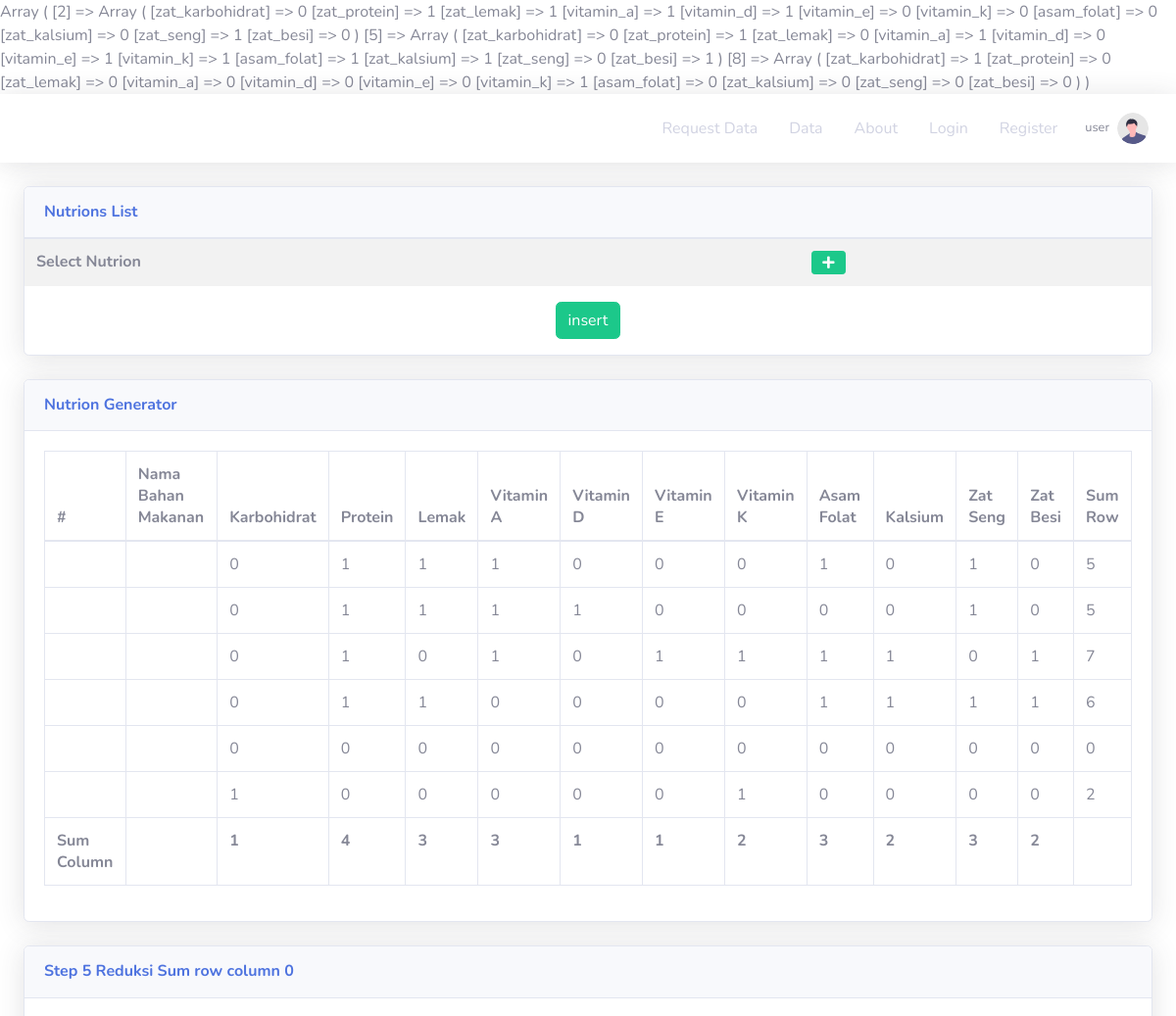
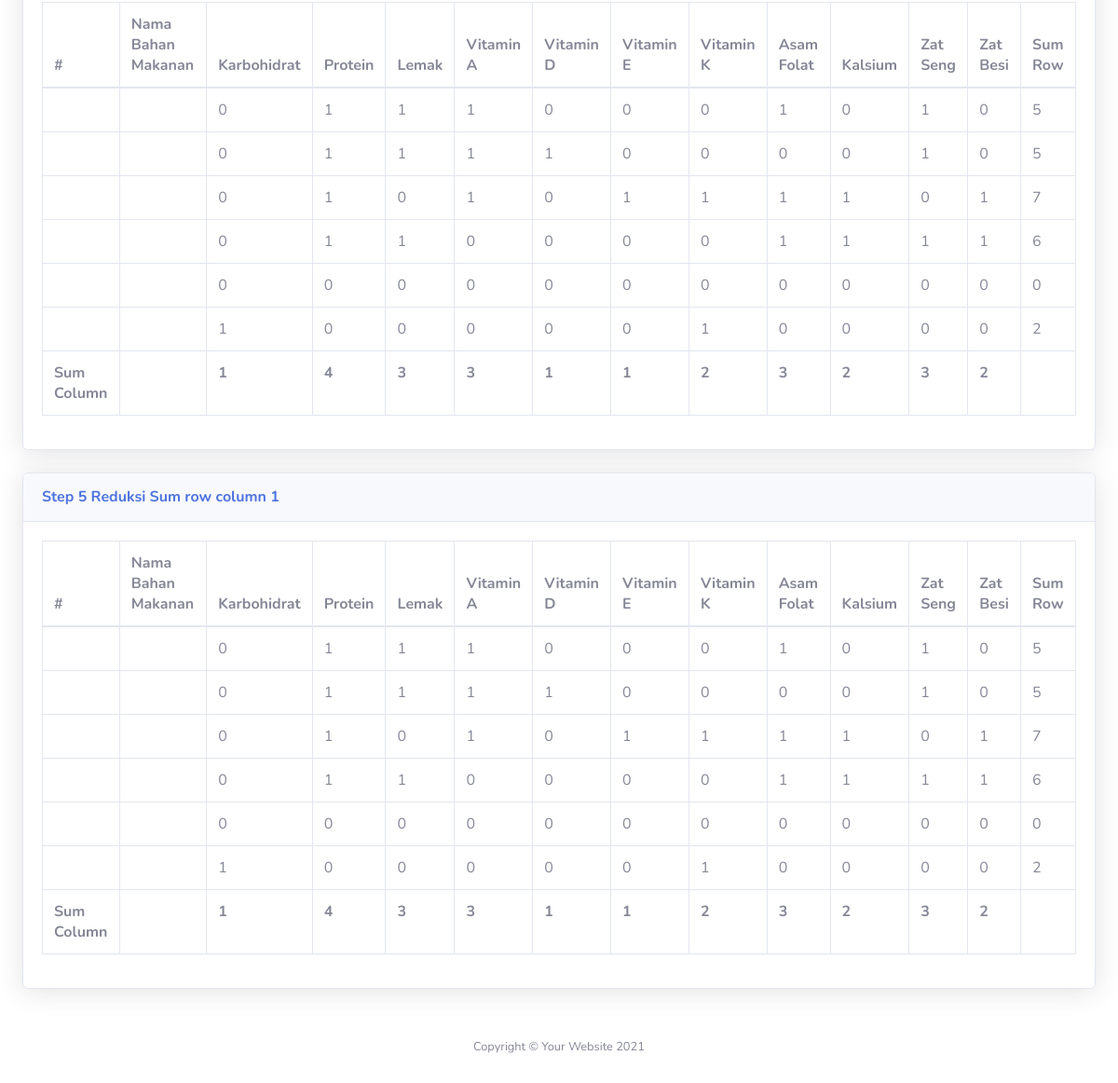
Screenshot of /index.php/frontend/home with the database file from the repository (2 pictures, top to bottom).
### tables this page shows
CREATE TABLE `tb_history`  (
  `id` int NOT NULL AUTO_INCREMENT,
  `id_gizi` int NOT NULL,
  `id_user` int NOT NULL,
  PRIMARY KEY (`id`) USING BTREE,
  INDEX `id_gizi`(`id_gizi`) USING BTREE,
  INDEX `id_user`(`id_user`) USING BTREE,
  CONSTRAINT `tb_history_ibfk_1` FOREIGN KEY (`id_gizi`) REFERENCES `tb_gizi` (`id_gizi`) ON DELETE RESTRICT ON UPDATE RESTRICT,
  CONSTRAINT `tb_history_ibfk_2` FOREIGN KEY (`id_user`) REFERENCES `tb_user` (`id_user`) ON DELETE RESTRICT ON UPDATE RESTRICT
);

CREATE TABLE `tb_gizi`  (
  `id_gizi` int NOT NULL AUTO_INCREMENT,
  `name` varchar(128) NOT NULL,
  `zat_karbohidrat` tinyint(1) NOT NULL,
  `zat_protein` tinyint(1) NOT NULL,
  `zat_lemak` tinyint(1) NOT NULL,
  `vitamin_a` tinyint(1) NOT NULL,
  `vitamin_d` tinyint(1) NOT NULL,
  `vitamin_e` tinyint(1) NOT NULL,
  `vitamin_k` tinyint(1) NOT NULL,
  `asam_folat` tinyint(1) NOT NULL,
  `zat_kalsium` tinyint(1) NOT NULL,
  `zat_seng` tinyint(1) NOT NULL,
  `zat_besi` tinyint(1) NOT NULL,
  `date_created` date NOT NULL,
  `jumlah_takaran` varchar(50) NULL DEFAULT NULL,
  `id_user` int NULL DEFAULT NULL,
  `foto_bahan_makanan` varchar(255) NULL DEFAULT NULL,
  `lampiran` varchar(255) NULL DEFAULT NULL,
  `is_active` int NULL DEFAULT NULL,
  PRIMARY KEY (`id_gizi`) USING BTREE,
  INDEX `id_takaran`(`jumlah_takaran`) USING BTREE,
  INDEX `tb_gizi_ibfk_1`(`id_user`) USING BTREE,
  CONSTRAINT `tb_gizi_ibfk_1` FOREIGN KEY (`id_user`) REFERENCES `tb_user` (`id_user`) ON DELETE RESTRICT ON UPDATE RESTRICT
);

### application/views/frontend/home/index.php (the view, shortened to what the rows shown need)
<div class="container-fluid">
    <div class="card shadow mb-4">
        <form method="post" id="insert_form">
            <table class="table table-striped table-layout" id="item_table">
                <tr>
                    <th>Select Nutrion</th>
                    <th><button type="button" name="add" class="btn btn-success btn-sm add"><span class="fas fa-fw fa-plus"></span></button></th>
                </tr>
            </table>
        </form>
    </div>
    <div class="card shadow mb-4">
        <div class="card-body">
            <div class="table-responsive">
                <table class="table table-bordered" id="dataTable" width="100%" cellspacing="0">
                    <thead>
                        <tr>
                            <th>#</th>
                            <th>Nama Bahan Makanan</th>
                            <th>Karbohidrat</th>
                            <th>Protein</th>
                            <th>Lemak</th>
                            <th>Vitamin A</th>
                            <th>Vitamin D</th>
                            <th>Vitamin E</th>
                            <th>Vitamin K</th>
                            <th>Asam Folat</th>
                            <th>Kalsium</th>
                            <th>Zat Seng</th>
                            <th>Zat Besi</th>
                            <th>Sum Row</th>
                        </tr>
                    </thead>
                    <tfoot>
                        <?php
                        foreach ($nutrionMatrixSum as $g) { ?>
                            <tr>
                                <th>Sum Column</th>
                                <th></th>
                                <th><?php echo $g['total_zat_karbohidrat']; ?></th>
                                <th><?php echo $g['total_zat_protein']; ?></th>
                                <th><?php echo $g['total_zat_lemak']; ?></th>
                                <th><?php echo $g['total_vitamin_a']; ?></th>
                                <th><?php echo $g['total_vitamin_d']; ?></th>
                                <th><?php echo $g['total_vitamin_e']; ?></th>
                                <th><?php echo $g['total_vitamin_k']; ?></th>
                                <th><?php echo $g['total_asam_folat']; ?></th>
                                <th><?php echo $g['total_zat_kalsium']; ?></th>
                                <th><?php echo $g['total_zat_seng']; ?></th>
                                <th><?php echo $g['total_zat_besi']; ?></th>
                                <th></th>
                            </tr>
                        <?php } ?>
                    </tfoot>
                    <tbody>
                        <?php
                        foreach ($gizi as $g) { ?>
                            <tr class="data">
                                <th><?php echo $g['id_gizi']; ?></th>
                                <td><?php echo  $g['name']; ?></td>
                                <td><?php echo  $g['zat_karbohidrat']; ?></td>
                                <td><?php echo  $g['zat_protein']; ?></td>
                                <td><?php echo  $g['zat_lemak']; ?></td>
                                <td><?php echo  $g['vitamin_a']; ?></td>
                                <td><?php echo  $g['vitamin_d']; ?></td>
                                <td><?php echo  $g['vitamin_e']; ?></td>
                                <td><?php echo  $g['vitamin_k']; ?></td>
                                <td><?php echo  $g['asam_folat']; ?></td>
                                <td><?php echo  $g['zat_kalsium']; ?></td>
                                <td><?php echo  $g['zat_seng']; ?></td>
                                <td><?php echo $g['zat_besi']; ?></td>
                                <td><?php echo $total_sum =
                                        $g['zat_karbohidrat'] +
                                        $g['zat_protein'] +
                                        $g['zat_lemak'] +
                                        $g['vitamin_a'] +
                                        $g['vitamin_d'] +
                                        $g['vitamin_e'] +
                                        $g['vitamin_k'] +
                                        $g['asam_folat'] +
                                        $g['zat_kalsium'] +
                                        $g['zat_seng'] +
                                        $g['zat_besi']; ?></td>
                            </tr>
                        <?php } ?>
                    </tbody>
                </table>
            </div>
        </div>
    </div>
    <div class="card shadow mb-4">
        <div class="card-body">
            <div class="table-responsive">
                <table class="table table-bordered" id="dataTable" width="100%" cellspacing="0">
                    <thead>
                        <tr>
                            <th>#</th>
                            <th>Nama Bahan Makanan</th>
                            <th class="karboh">Karbohidrat</th>
                            <th>Protein</th>
                            <th>Lemak</th>
                            <th>Vitamin A</th>
                            <th>Vitamin D</th>
                            <th>Vitamin E</th>
                            <th>Vitamin K</th>
                            <th>Asam Folat</th>
                            <th>Kalsium</th>
                            <th>Zat Seng</th>
                            <th>Zat Besi</th>
                            <th>Sum Row</th>
                        </tr>
                    </thead>
                    <tfoot>
                        <?php
                        foreach ($nutrionMatrixSum as $g) { ?>
                            <tr>
                                <th>Sum Column</th>
                                <th></th>
                                <th><?php echo $g['total_zat_karbohidrat']; ?></th>
                                <th><?php echo $g['total_zat_protein']; ?></th>
                                <th><?php echo $g['total_zat_lemak']; ?></th>
                                <th><?php echo $g['total_vitamin_a']; ?></th>
                                <th><?php echo $g['total_vitamin_d']; ?></th>
                                <th><?php echo $g['total_vitamin_e']; ?></th>
                                <th><?php echo $g['total_vitamin_k']; ?></th>
                                <th><?php echo $g['total_asam_folat']; ?></th>
                                <th><?php echo $g['total_zat_kalsium']; ?></th>
                                <th><?php echo $g['total_zat_seng']; ?></th>
                                <th><?php echo $g['total_zat_besi']; ?></th>
                                <th></th>
                            </tr>
                        <?php } ?>
                    </tfoot>
                    <tbody>
                        <?php
                        foreach ($gizi as $g) { ?>
                            <tr class="data">
                                <td><?php echo $g['id_gizi']; ?></td>
                                <td><?php echo  $g['name']; ?></td>
                                <td><?php echo  $g['zat_karbohidrat']; ?></td>
                                <td><?php echo  $g['zat_protein']; ?></td>
                                <td><?php echo  $g['zat_lemak']; ?></td>
                                <td><?php echo  $g['vitamin_a']; ?></td>
                                <td><?php echo  $g['vitamin_d']; ?></td>
                                <td><?php echo  $g['vitamin_e']; ?></td>
                                <td><?php echo  $g['vitamin_k']; ?></td>
                                <td><?php echo  $g['asam_folat']; ?></td>
                                <td><?php echo  $g['zat_kalsium']; ?></td>
                                <td><?php echo  $g['zat_seng']; ?></td>
                                <td><?php echo $g['zat_besi']; ?></td>
                                <td><?php echo $total_sum =
                                        $g['zat_karbohidrat'] +
                                        $g['zat_protein'] +
                                        $g['zat_lemak'] +
                                        $g['vitamin_a'] +
                                        $g['vitamin_d'] +
                                        $g['vitamin_e'] +
                                        $g['vitamin_k'] +
                                        $g['asam_folat'] +
                                        $g['zat_kalsium'] +
                                        $g['zat_seng'] +
                                        $g['zat_besi']; ?></td>
                            </tr>
                        <?php } ?>
                    </tbody>
                </table>
            </div>
        </div>
    </div>
    <div class="card shadow mb-4">
        <div class="card-body">
            <div class="table-responsive">
                <table class="table table-bordered" id="dataTable" width="100%" cellspacing="0">
                    <thead>
                        <tr>
                            <th>#</th>
                            <th>Nama Bahan Makanan</th>
                            <th class="karboh">Karbohidrat</th>
                            <th>Protein</th>
                            <th>Lemak</th>
                            <th>Vitamin A</th>
                            <th>Vitamin D</th>
                            <th>Vitamin E</th>
                            <th>Vitamin K</th>
                            <th>Asam Folat</th>
                            <th>Kalsium</th>
                            <th>Zat Seng</th>
                            <th>Zat Besi</th>
                            <th>Sum Row</th>
                        </tr>
                    </thead>
                    <tfoot>
                        <?php
                        foreach ($nutrionMatrixSum as $g) { ?>
                            <tr>
                                <th>Sum Column</th>
                                <th></th>
                                <th><?php echo $g['total_zat_karbohidrat']; ?></th>
                                <th><?php echo $g['total_zat_protein']; ?></th>
                                <th><?php echo $g['total_zat_lemak']; ?></th>
                                <th><?php echo $g['total_vitamin_a']; ?></th>
                                <th><?php echo $g['total_vitamin_d']; ?></th>
                                <th><?php echo $g['total_vitamin_e']; ?></th>
                                <th><?php echo $g['total_vitamin_k']; ?></th>
                                <th><?php echo $g['total_asam_folat']; ?></th>
                                <th><?php echo $g['total_zat_kalsium']; ?></th>
                                <th><?php echo $g['total_zat_seng']; ?></th>
                                <th><?php echo $g['total_zat_besi']; ?></th>
                                <th></th>
                            </tr>
                        <?php } ?>
                    </tfoot>
                    <tbody>
                        <?php
                        foreach ($gizi as $g) { ?>
                            <tr class="data">
                                <td><?php echo $g['id_gizi']; ?></td>
                                <td><?php echo  $g['name']; ?></td>
                                <td><?php echo  $g['zat_karbohidrat']; ?></td>
                                <td><?php echo  $g['zat_protein']; ?></td>
                                <td><?php echo  $g['zat_lemak']; ?></td>
                                <td><?php echo  $g['vitamin_a']; ?></td>
                                <td><?php echo  $g['vitamin_d']; ?></td>
                                <td><?php echo  $g['vitamin_e']; ?></td>
                                <td><?php echo  $g['vitamin_k']; ?></td>
                                <td><?php echo  $g['asam_folat']; ?></td>
                                <td><?php echo  $g['zat_kalsium']; ?></td>
                                <td><?php echo  $g['zat_seng']; ?></td>
                                <td><?php echo $g['zat_besi']; ?></td>
                                <td><?php echo $total_sum =
                                        $g['zat_karbohidrat'] +
                                        $g['zat_protein'] +
                                        $g['zat_lemak'] +
                                        $g['vitamin_a'] +
                                        $g['vitamin_d'] +
                                        $g['vitamin_e'] +
                                        $g['vitamin_k'] +
                                        $g['asam_folat'] +
                                        $g['zat_kalsium'] +
                                        $g['zat_seng'] +
                                        $g['zat_besi']; ?></td>
                            </tr>
                        <?php } ?>
                    </tbody>
                </table>
            </div>
        </div>
    </div>

### rows the page displays
tb_history: total_zat_karbohidrat "1", total_zat_protein "4", total_zat_lemak "3", total_vitamin_a "3", total_vitamin_d "1", total_vitamin_e "1", total_vitamin_k "2", total_asam_folat "3", total_zat_kalsium "2", total_zat_seng "3", total_zat_besi "2", id_gizi.zat_karbohidrat "0", id_gizi.zat_protein "1", id_gizi.zat_lemak "1", id_gizi.vitamin_a "1", id_gizi.vitamin_d "0", id_gizi.vitamin_e "0", id_gizi.vitamin_k "0", id_gizi.asam_folat "1", id_gizi.zat_kalsium "0", id_gizi.zat_seng "1", id_gizi.zat_besi "0", id_gizi.zat_besi "5"
tb_history: id_gizi.zat_karbohidrat "0", id_gizi.zat_protein "1", id_gizi.zat_lemak "1", id_gizi.vitamin_a "1", id_gizi.vitamin_d "1", id_gizi.vitamin_e "0", id_gizi.vitamin_k "0", id_gizi.asam_folat "0", id_gizi.zat_kalsium "0", id_gizi.zat_seng "1", id_gizi.zat_besi "0", id_gizi.zat_besi "5"
tb_history: id_gizi.zat_karbohidrat "0", id_gizi.zat_protein "1", id_gizi.zat_lemak "0", id_gizi.vitamin_a "1", id_gizi.vitamin_d "0", id_gizi.vitamin_e "1", id_gizi.vitamin_k "1", id_gizi.asam_folat "1", id_gizi.zat_kalsium "1", id_gizi.zat_seng "0", id_gizi.zat_besi "1", id_gizi.zat_besi "7"
tb_history: id_gizi.zat_karbohidrat "0", id_gizi.zat_protein "1", id_gizi.zat_lemak "1", id_gizi.vitamin_a "0", id_gizi.vitamin_d "0", id_gizi.vitamin_e "0", id_gizi.vitamin_k "0", id_gizi.asam_folat "1", id_gizi.zat_kalsium "1", id_gizi.zat_seng "1", id_gizi.zat_besi "1", id_gizi.zat_besi "6"
tb_history: id_gizi.zat_karbohidrat "0", id_gizi.zat_protein "0", id_gizi.zat_lemak "0", id_gizi.vitamin_a "0", id_gizi.vitamin_d "0", id_gizi.vitamin_e "0", id_gizi.vitamin_k "0", id_gizi.asam_folat "0", id_gizi.zat_kalsium "0", id_gizi.zat_seng "0", id_gizi.zat_besi "0"
tb_history: id_gizi.zat_karbohidrat "1", id_gizi.zat_protein "0", id_gizi.zat_lemak "0", id_gizi.vitamin_a "0", id_gizi.vitamin_d "0", id_gizi.vitamin_e "0", id_gizi.vitamin_k "1", id_gizi.asam_folat "0", id_gizi.zat_kalsium "0", id_gizi.zat_seng "0", id_gizi.zat_besi "0", id_gizi.zat_besi "2"
